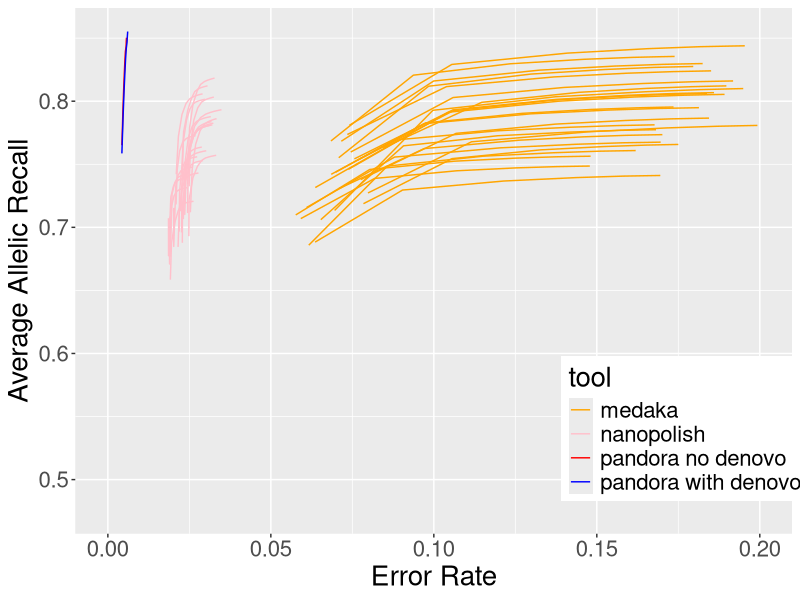

Recreate this plot in R.
library("ggplot2")


png(file="ROC_data_20_way_nanopore.R_data.png", width=700, height=500)

df <- read.csv("ROC_data_20_way_nanopore.R_data.csv", header=TRUE)

ggplot(data=df, aes(x=error_rate, y=recalls_wrt_variants_found_wrt_alleles,
                             group=tool_long_name, colour=tool)) +
  geom_line() +
  scale_colour_manual(values = c("pandora no denovo"="red", "pandora with denovo"="blue",
                                 "medaka"="orange", "nanopolish"="pink")) +
  theme(text = element_text(size=20), legend.position=c(0.85,0.2)) +
  xlim(0.0, 0.2) + 
  ylab("Average Allelic Recall") +
  xlab("Error Rate")

